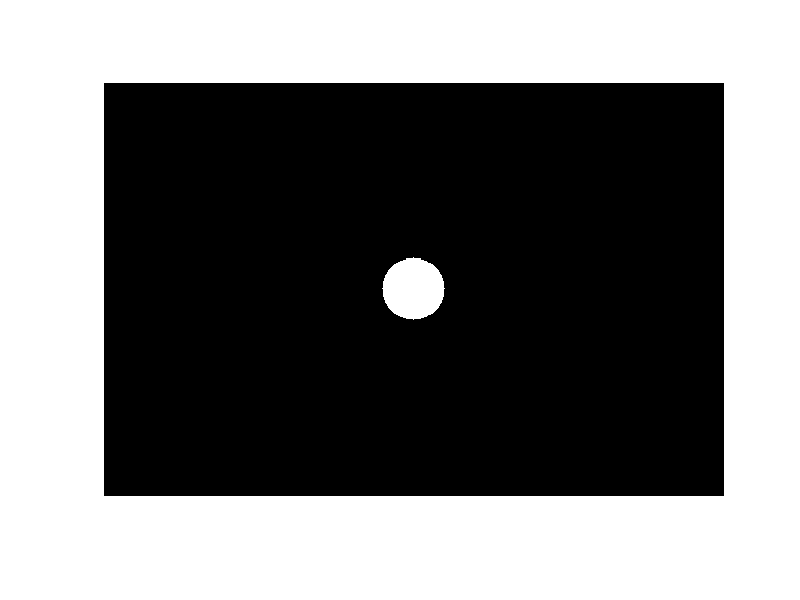

Reproduce this figure in MATLAB.
A= zeros(400,600);

r = 30;

for i = 200-r:1:200+r
    for j =300-r:1:300+r
        
        if ((i - 200)^2 +(j-300)^2 <= r^2)
            A(i,j) = 1;
            
        end
    end
end
imshow(A)
            